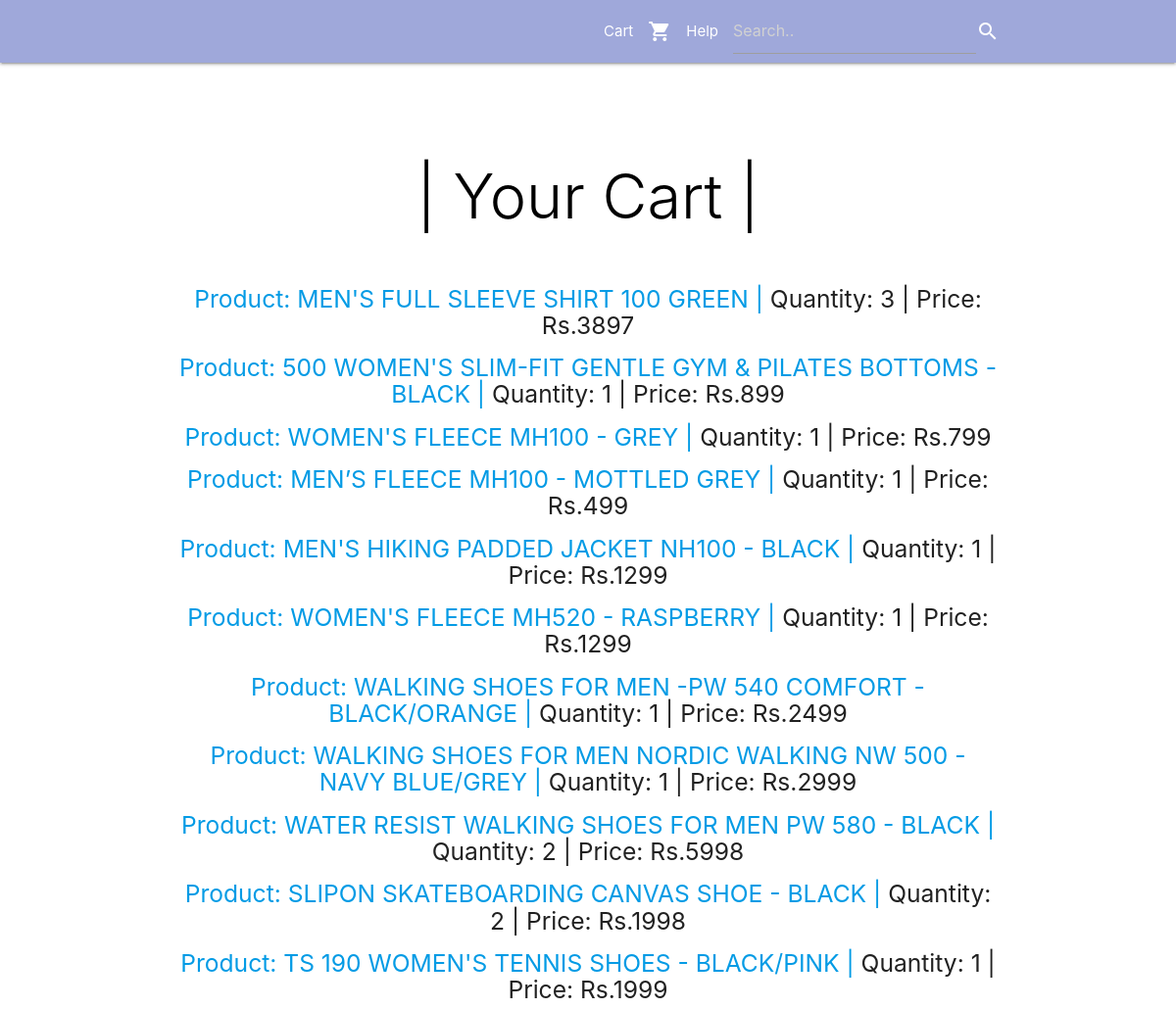
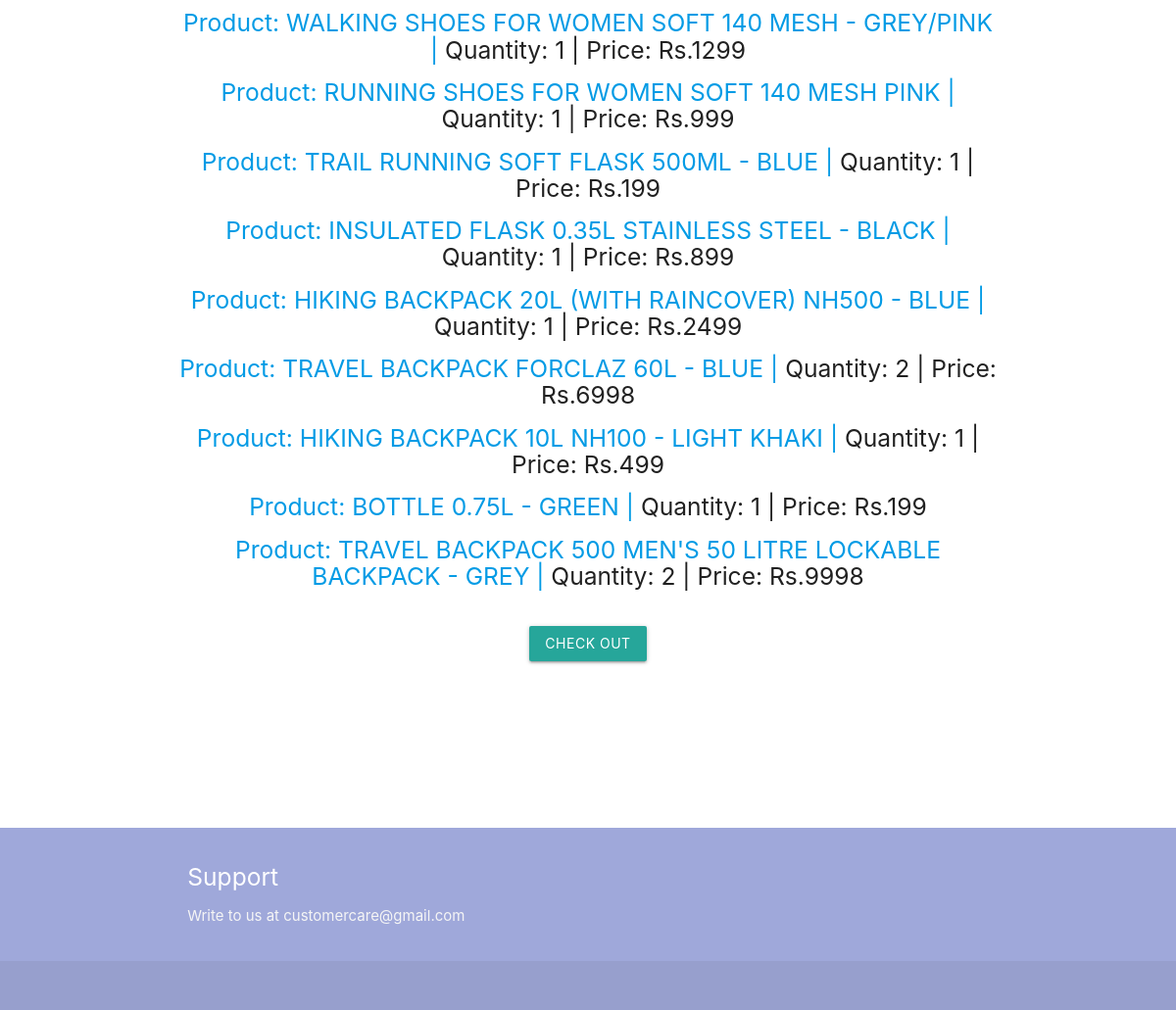
Page /cart/ on the earlier database version (2 pictures, top to bottom).
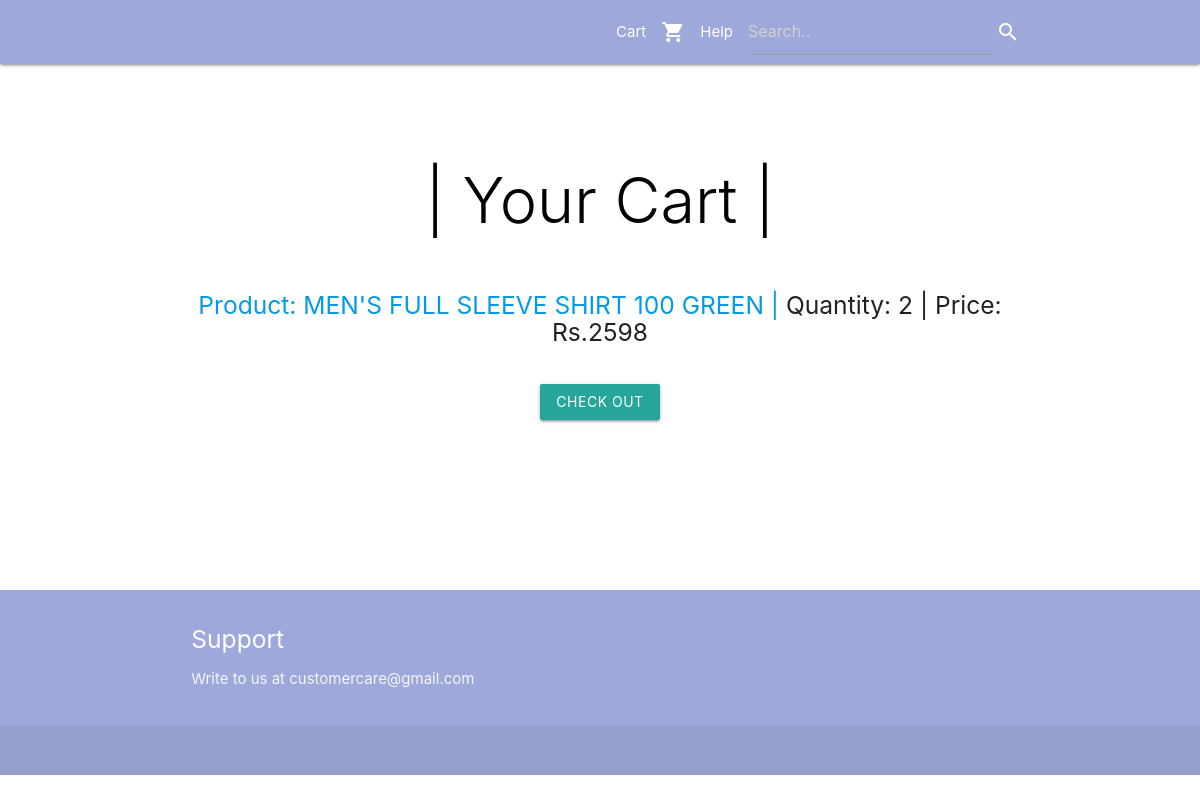
Same page on the later database version.
### cart/models.py (models this page shows, shortened)
class product(models.Model):
    product_ID = models.IntegerField(primary_key=True)
    product_name = models.CharField(max_length=200, blank=True)
    category = models.CharField(max_length=200, blank=True)
    product_stock = models.IntegerField(default=0)
    price = models.IntegerField(default=0)
    product_description = models.CharField(max_length=300, default='Null')
    cart = models.CharField(max_length=5000, default='Null')
    quantity = models.IntegerField(default=0)
    imagesrc = models.CharField(max_length=500, default=" ")

### cart/views.py (the view)
# urls.py: path('cart/', views.cart, name='cart'),
def cart(request):
    products = product.objects.all().filter(cart="1")
    template = loader.get_template('cart.html')
    context = {
        'products': products,
    }
    return HttpResponse(template.render(context, request))

### cart/templates/cart.html (shortened to what this page needs)
<!DOCTYPE html>
<html lang="en">
{% block head %}
<head>
{% load static %}
  <link href="{% static 'css/materialize.css' %}" type="text/css" rel="stylesheet" media="screen,projection"/>
  <link href="{% static 'css/style.css' %}" type="text/css" rel="stylesheet" media="screen,projection"/>
</head>
{% endblock %}
{% block body %}
<body>
  {% load static %}
  <nav class="indigo lighten-3" role="navigation">
    <div class="nav-wrapper container"><a id="logo-container" href="http://127.0.0.1:8000/cart/" class="brand-logo">
      {% load static %}
      <ul class="right hide-on-med-and-down">
        <li><a href="http://127.0.0.1:8000/cart/">Cart</a></li><li><i class="material-icons">shopping_cart</i></li>
        <li><a href="#">Help</a></li>
        <li><input type="text" placeholder="Search.." name="search"></li><li><i class="material-icons">search</i></li>
      </ul>
    </div>
  </nav>
  <div class="section no-pad-bot" id="index-banner">
    <div class="container">
      <br><br>
      <h1 class="header center black-text light">| Your Cart |</h1>
    </div>
  </div>
  <div class="container">
    <div class="section">
      <div class="row">
        {% if products %}
            <ul>
            {% for product in products %}
                <h5 class="center"><li><a href="/viewcart/{{ product.product_ID }}/">Product: {{product.product_name }} |</a> Quantity: {{product.quantity }} | Price: Rs.{% widthratio product.price 1 product.quantity %}</li></h5>
            {% endfor %}
            </ul>
        {% else %}
            <p>No products are available.</p>
        {% endif %}
<form action='checkout/' method="POST" id="form1">
<br>
<div class="container">
  <div class="center">
  <button
    type="submit"
    class="btn attendBtn"
    name="check out">Check Out
  </button>
</div>
</div>
 </form>
      </div>
      </div>
      </div>
    <br><br>
  <br><br>
  <br><br>
  <footer class="page-footer indigo lighten-3">
    <div class="container">
      <div class="row">
        <div class="col l6 s12">
          <h5 class="white-text">Support</h5>
          <p class="grey-text text-lighten-4">Write to us at customercare@gmail.com</p>
        </div>
      </div>
    </div>
    <div class="footer-copyright">
    </div>
  </footer>
  </body>
  {% endblock %}
</html>

Differences in the rows shown:
no longer on this page (row edited): product: product_name "500 WOMEN'S SLIM-FIT GENTLE GYM & PILATES BOTTOMS - BLACK", quantity "1", price+quantity "899"
no longer on this page (row edited): product: product_name "WOMEN'S FLEECE MH100 - GREY", quantity "1", price+quantity "799"
no longer on this page (row edited): product: product_name "MEN’S FLEECE MH100 - MOTTLED GREY", quantity "1", price+quantity "499"
no longer on this page (row edited): product: product_name "MEN'S HIKING PADDED JACKET NH100 - BLACK", quantity "1", price+quantity "1299"
no longer on this page (row edited): product: product_name "WOMEN'S FLEECE MH520 - RASPBERRY", quantity "1", price+quantity "1299"
no longer on this page (row edited): product: product_name "WALKING SHOES FOR MEN -PW 540 COMFORT - BLACK/ORANGE", quantity "1", price+quantity "2499"
no longer on this page (row edited): product: product_name "WALKING SHOES FOR MEN NORDIC WALKING NW 500 - NAVY BLUE/GREY", quantity "1", price+quantity "2999"
no longer on this page (row edited): product: product_name "WATER RESIST WALKING SHOES FOR MEN PW 580 - BLACK", quantity "2", price+quantity "5998"
no longer on this page (row edited): product: product_name "SLIPON SKATEBOARDING CANVAS SHOE - BLACK", quantity "2", price+quantity "1998"
no longer on this page (row edited): product: product_name "TS 190 WOMEN'S TENNIS SHOES - BLACK/PINK", quantity "1", price+quantity "1999"
no longer on this page (row edited): product: product_name "WALKING SHOES FOR WOMEN SOFT 140 MESH - GREY/PINK", quantity "1", price+quantity "1299"
no longer on this page (row edited): product: product_name "RUNNING SHOES FOR WOMEN SOFT 140 MESH PINK", quantity "1", price+quantity "999"
no longer on this page (row edited): product: product_name "TRAIL RUNNING SOFT FLASK 500ML - BLUE", quantity "1", price+quantity "199"
no longer on this page (row edited): product: product_name "INSULATED FLASK 0.35L STAINLESS STEEL - BLACK", quantity "1", price+quantity "899"
no longer on this page (row edited): product: product_name "HIKING BACKPACK 20L (WITH RAINCOVER) NH500 - BLUE", quantity "1", price+quantity "2499"
no longer on this page (row edited): product: product_name "TRAVEL BACKPACK FORCLAZ 60L - BLUE", quantity "2", price+quantity "6998"
no longer on this page (row edited): product: product_name "HIKING BACKPACK 10L NH100 - LIGHT KHAKI", quantity "1", price+quantity "499"
no longer on this page (row edited): product: product_name "BOTTLE 0.75L - GREEN", quantity "1", price+quantity "199"
no longer on this page (row edited): product: product_name "TRAVEL BACKPACK 500 MEN'S 50 LITRE LOCKABLE BACKPACK - GREY", quantity "2", price+quantity "9998"
changed product "MEN'S FULL SLEEVE SHIRT 100 GREEN": quantity "3" → "2"; price+quantity "3897" → "2598"
